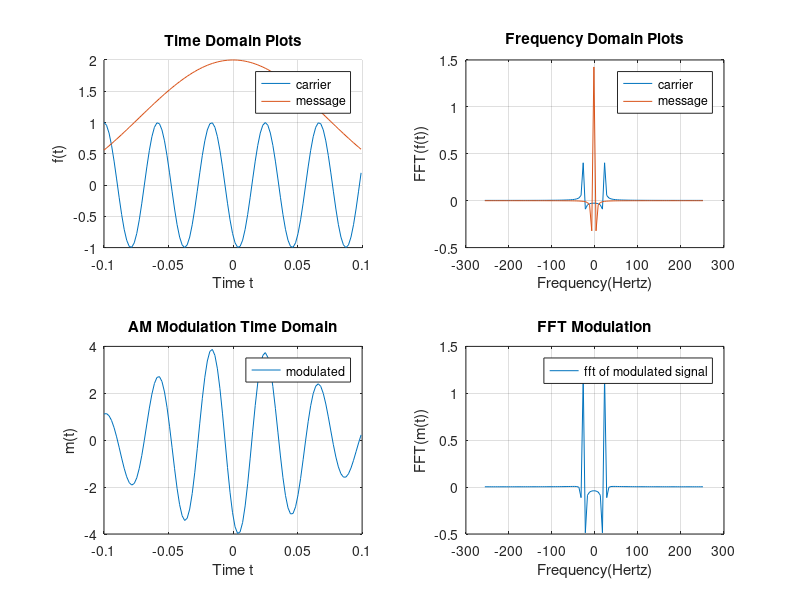

MATLAB code to generate this figure:
clear



fs = 512; % Sampling frequency
sps = 1/fs; % Seconds per sample  
stoptime = 0.1; % seconds 
t = (-0.1:sps:stoptime)'; % seconds 

message = cos((2*pi*t)) + (0.5 * cos((4*pi*t)))...
    + (0.5 * cos((8*pi*t)));


F = 1000; % Frequency (hertz) 
carrier = cos((2*pi*F*t)); %carrier


subplot(2,2,1);
hold on
plot(t,carrier);
plot(t, message);
legend("carrier", "message");
title('Time Domain Plots'); 
xlabel('Time t'); 
ylabel('f(t)');
grid on

l = length(t);
fft_carrier = fftshift(fft(carrier)/l);
fft_message = fftshift(fft(message)/l);
ft_axis_hz = fs * ((-l/2:(l/2) - 1)/l);

subplot(2,2,2);
plot(ft_axis_hz, fft_carrier,ft_axis_hz, fft_message);
legend("carrier", "message");
title('Frequency Domain Plots'); 
xlabel('Frequency(Hertz)'); 
ylabel('FFT(f(t))');
 grid on

%modulated = modulate(message,F,fs);
mod_index= 1; % for 100% modulation
Am=max(message); % Amplitude of modulating signal
%%%%%%%%%%%%%%%%%%%%%%%%%%%%%%%%%%%%%%%%%%%%%%%%%%%%%%%%%%%%%%%%%
modulated = Am .* (message.*carrier);
%%%%%%%%%%%%%%%%%%%%%%%%%%%%%%%%%%%%%%%%%%%%%%%%%%%%%%%%%%%%%%
subplot(2,2,3);
plot(t,modulated);
legend("modulated");
title('AM Modulation Time Domain'); 
xlabel('Time t'); 
ylabel('m(t)');
grid on


fft_modulated= fftshift(fft(modulated)/l);
subplot(2,2,4);
plot(ft_axis_hz, fft_modulated);
legend("fft of modulated signal");
title('FFT Modulation'); 
xlabel('Frequency(Hertz)'); 
ylabel('FFT(m(t))');
 grid on
